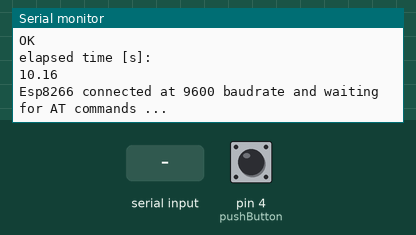
The sketch below on a simulated Arduino Uno, built with avr-gcc and run on an emulated ATmega328P. Parts: the last lines printed to the serial monitor. The inputs (shaded band) are chosen by the test bench; at power-on: pin 4 (pushButton) LOW. The modem accepts every AT command (registered, SIM ready, sends succeed) and sends nothing else.

Above: at 11.4 s.
11.5 s: pin 4 (pushButton) pulled HIGH for 0.15 s
At 12.3 s:
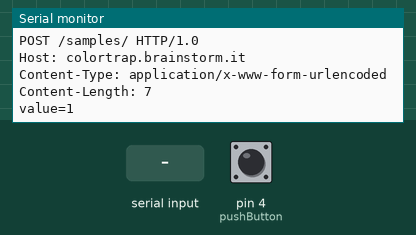
13.1 s: pin 4 (pushButton) pulled HIGH for 1 s
At 15.3 s:
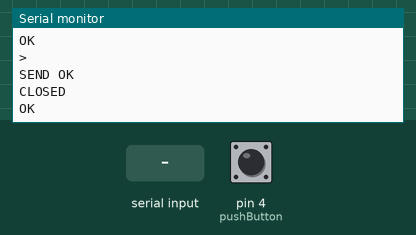
15.6 s: pin 4 (pushButton) driven HIGH
At 16.4 s:
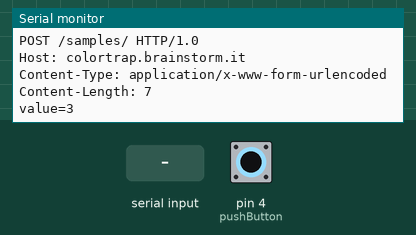
18.6 s: "1" received over the second serial link
20.1 s: "0" received over the second serial link
21.6 s: "2" received over the second serial link
Timing chart, 0 to 24.6 s (numbered marks = the images above; inputs shaded):
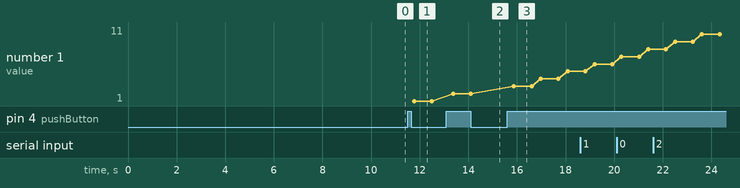

The sketch:

sketch_jul19c.ino
```cpp
#include <SoftwareSerial.h>

// make RX Arduino line is pin 2, make TX Arduino line is pin 3.
// This means that you need to connect the TX line from the esp to the Arduino's pin 2
// and the RX line from the esp to the Arduino's pin 3
SoftwareSerial esp8266(2,3);

String SSID = "brainstorm2";
String PASSWORD = "********";
String SERVER = "colortrap.brainstorm.it";

// AT+CWJAP_CUR="brainstorm2","*********"
String wifi_connection_string = "AT+CWJAP_DEF=\"" + SSID + "\",\"" + PASSWORD + "\"";

/////////////////////////////////////////////////////////////////////////////////////
// Helpers

void echo_received_chars(SoftwareSerial& esp_obj)
{
    while( esp_obj.available() )
    {
      // The esp has data so display its output to the serial window
      char c = esp_obj.read(); // read the next character.
      Serial.write(c);
    }
}

void trace(char* message)
{
   Serial.println(message);
}


bool send_request(SoftwareSerial& device, char* szRequest, String& response, long timeout, char* szSuccessMarker, char* szFailureMarker, bool verbose)
{
    bool result = false;

    // Clear response
    response = "";

    // Sent request to remote device
    if (verbose) {
        trace("Sending request:");
        trace(szRequest);
    }
    device.println(szRequest);

    // wait for complete response
    int n = 1000;
    long dt = timeout / n;
    for (int i=0; i<n; i++)
    {
        // Receive new chars from remote device, if any,
        // and append to 'response' buffer
          bool new_chars_received = false;

            while (device.available())
            {
                char ch = device.read();
                response += ch;
                //trace(response.c_str());
                new_chars_received = true;
            }

          // Check for complete response, and in case return either true (for success)
          // or false (for error)
          if (new_chars_received)
          {
            if (szSuccessMarker && strstr(response.c_str(), szSuccessMarker)) {
              result = true;
              break;
            }
            if (szFailureMarker && strstr(response.c_str(), szFailureMarker)) {
              result = false;
              break;
            }
          }

          // Otherwise, keep on receiving response

        delay(dt);
    }

    // Fail for timeout elapsed
    if (verbose)
    {
        trace(result ? "SUCCESS" : "FAILURE");
        trace("Response:");
        trace(response.c_str());
    }
    return result;
}

// end of Helpers
/////////////////////////////////////////////////////////////////////////////////////

bool wifi_connect()
{
    Serial.println("Establishing wifi connection ...");

    String response;
    bool verbose = true;

    send_request(esp8266, "AT+RST", response, 3000, "\r\nOK\r\n", "\r\nERROR\r\n", verbose);
    delay(10000);

    send_request(esp8266, "AT+CWMODE_CUR=1", response, 3000, "\r\nOK\r\n", "\r\nERROR\r\n", verbose);

    return send_request(esp8266, wifi_connection_string.c_str(), response, 10000, "\r\nOK\r\n", "\r\nERROR\r\n", verbose);

}

bool http_post(SoftwareSerial& device, int value)
{
    String request = "AT+CIPSTART=\"TCP\",\"" + SERVER + "\",80";
    String response;
    bool verbose = true;

    send_request(esp8266, request.c_str(), response, 10000, "\r\nOK\r\n", "\r\nERROR\r\n", verbose);

    String str_value = String(value);
    int length = 6 + str_value.length();
    request = "POST /samples/ HTTP/1.0\r\nHost: " + SERVER + "\r\nContent-Type: application/x-www-form-urlencoded\r\nContent-Length: ";
    request += String(length);
    request += "\r\n\r\nvalue=";
    request += str_value;


    trace("Sending: ");
    trace(request.c_str());

    device.print("AT+CIPSEND=");
    device.println(request.length());
    delay(500);
    device.print(request);

    trace(request.c_str());

    send_request(esp8266, "AT+CIPCLOSE", response, 10000, "\r\nOK\r\n", "\r\nERROR\r\n", verbose);
}

/////////////////////////////////////////////////////////////////////////////////////
int pushButton = 4;

void setup()
{
    Serial.begin(9600);
    esp8266.begin(9600); // your esp's baud rate might be different

    pinMode(pushButton, INPUT);

    unsigned long t0 = millis();
    bool connected = wifi_connect();
    unsigned long t1 = millis();
    Serial.println("elapsed time [s]:");
    Serial.println((t1 - t0)/1000.0);
    Serial.println(connected ? "Esp8266 connected at 9600 baudrate and waiting for AT commands ..." : "Connection failure");
}


int i = 0;

void loop()
{
    int buttonState = digitalRead(pushButton);
    if (buttonState == HIGH) {
    i = i + 1;
    http_post(esp8266, i);
    } else {

    }
}
```

Measured:
- after the input at 11.5 s, the serial monitor: prints a new line at once (image 1)
- after the input at 13.1 s, the serial monitor: prints a new line after 0.27 s (image 2)
- after the input at 15.6 s, the serial monitor: prints a new line after 0.27 s (image 3)
- plotted number 1: 2 → 5 after the input at 15.6 s
